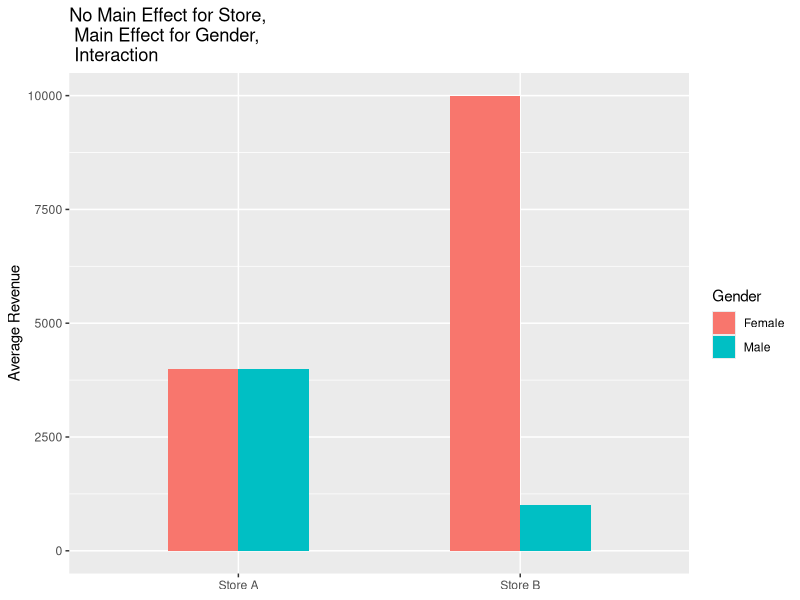

Write the R code that produced this figure.
library(ggplot2)

#No Main Effect A (Store), Main Effect B (Gender), Interaction
Store <- rep(c("Store A", "Store B"), each = 100)
Gender <- rep(rep(c("Male", "Female"), each = 50),
	2)

StoreAMale <- rnorm(50, 4000, 10) # Creates 365 samples of occurences, with a mean of 5000.21 and standard deviation of 332
StoreAFemale <- rnorm(50, 4000, 10) # Creates 365 samples of occurences, with a mean of 1000.12 and standard deviation of 332
StoreBAMale <- rnorm(50, 1000, 10) # Creates 365 samples of occurences, with a mean of 5000.21 and standard deviation of 332
StoreBFemale <- rnorm(50, 10000, 10) # Creates 365 samples of occurences, with a mean of 1000.12 and standard deviation of 332

Revenue <- c(StoreAMale, StoreAFemale, StoreBAMale, StoreBFemale)

Sales <- data.frame(Store, Gender, Revenue)

MainA_NoMainB_Intplot <- ggplot(Sales, aes(Store, Revenue, label = Revenue, fill = Gender)) + 
	stat_summary(fun.y = "mean", geom = "bar", width = 0.5, position = "dodge") + #Computes the mean of each Store group to be plotted as a bar and adjust the width of each bar
	labs(title = "No Main Effect for Store, \n Main Effect for Gender, \n Interaction ", #Adds a title for the plot
		x = NULL, y = "Average Revenue")

write.csv(Sales,
	file = "NoMainA_MainB_IntData.csv")

ggsave("NoMainA_MainB_IntPlot.jpeg",
	plot = MainA_NoMainB_Intplot)
